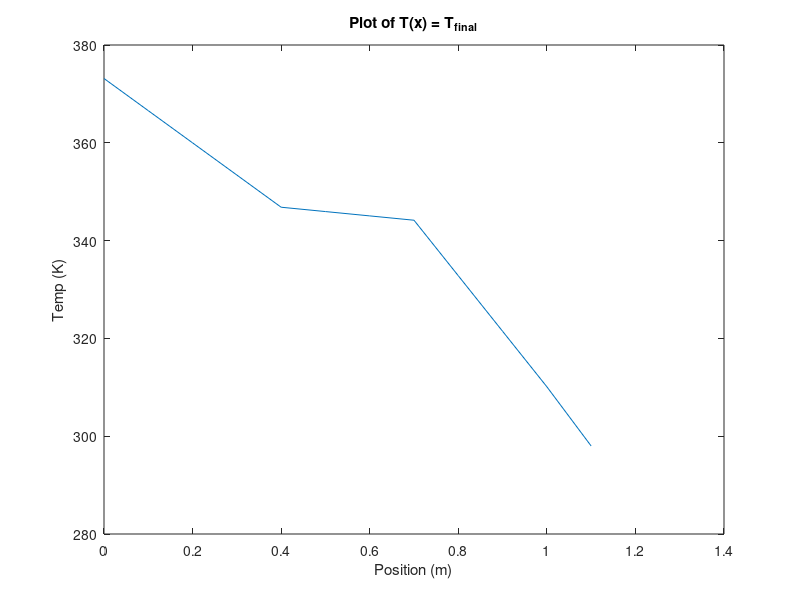

The MATLAB source for this figure:
G_u = 27.6 * (0.01^2/0.1);
G_al = 205 * (0.01^2/0.1);
G_fe = 16 * (0.01^2/0.1);
G_inf = 150 * 0.01^2;

G = [2*G_u -G_u 0 0 0 0 0 0 0 0;
    -G_u 2*G_u -G_u 0 0 0 0 0 0 0;
    0 -G_u 2*G_u -G_u 0 0 0 0 0 0;
    0 0 -G_u (G_u+G_al) -G_al 0 0 0 0 0;
    0 0 0 -G_al 2*G_al -G_al 0 0 0 0;
    0 0 0 0 -G_al 2*G_al -G_al 0 0 0;
    0 0 0 0 0 -G_al (G_al+G_fe) -G_fe 0 0;
    0 0 0 0 0 0 -G_fe 2*G_fe -G_fe 0;
    0 0 0 0 0 0 0 -G_fe 2*G_fe -G_fe;
    0 0 0 0 0 0 0 0 -G_fe (G_fe+G_inf)];

b = [G_u*373.15 0 0 0 0 0 0 0 0 G_inf*298]'; 

sparse(G);

T_total  = G \ b;

T_final = [373.15 T_total' 298]';

x = 0:0.1:1.1;
f1 = figure('Name', 'Figure 1: Plot of T_final');
plot(x,T_final');
xlabel('Position (m)');
ylabel('Temp (K)');
title('Plot of T(x) = T_{final}')

diary vj_problem1.txt
echo 
G_u
G_fe
G_al
G_inf
sparse(G)
sparse(b)
T_total
T_final
echo off
diary off